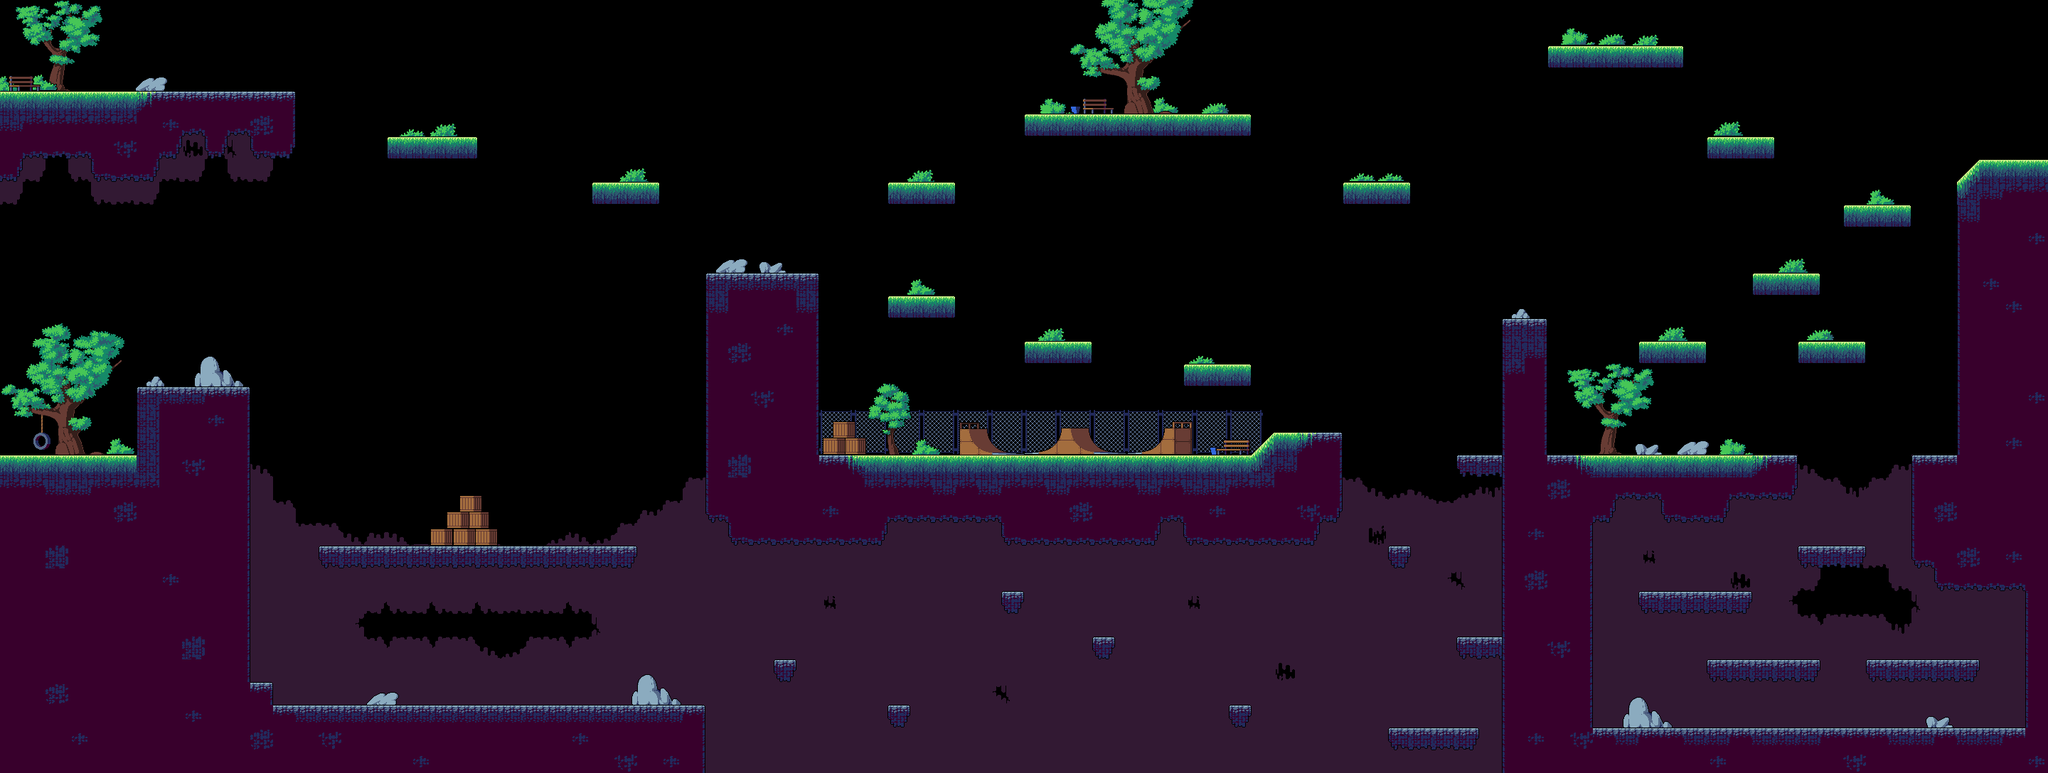

Below is a game level as drawn by its tile map, then a one-line description and the .tmx that defines it (tile-layer data replaced by summaries):
An orthogonal 90x34 tile map with 32x32 px tiles, 2 tile layers (background, Tile Layer 1), 72 image layers and 46 objects.

<map version="1.10" tiledversion="1.10.2" orientation="orthogonal" renderorder="right-down" width="90" height="34" tilewidth="32" tileheight="32" infinite="0" nextlayerid="114" nextobjectid="79">
 <tileset firstgid="1" source="main.tsx" />
 <layer id="3" name="background" width="90" height="34">
  <data>[3060 cells, 1208 non-empty, 18 distinct tile ids]</data>
 </layer>
 <imagelayer id="15" name="fence" offsetx="1152" offsety="576">
  <image source="resources/green-zone-tileset/3 Objects/Fence/6.png" width="48" height="64" />
 </imagelayer>
 <imagelayer id="16" name="Copy of fence" offsetx="1200" offsety="576">
  <image source="resources/green-zone-tileset/3 Objects/Fence/6.png" width="48" height="64" />
 </imagelayer>
 <imagelayer id="17" name="Copy of Copy of fence" offsetx="1248" offsety="576">
  <image source="resources/green-zone-tileset/3 Objects/Fence/6.png" width="48" height="64" />
 </imagelayer>
 <imagelayer id="18" name="Copy of Copy of Copy of fence" offsetx="1296" offsety="576">
  <image source="resources/green-zone-tileset/3 Objects/Fence/6.png" width="48" height="64" />
 </imagelayer>
 <imagelayer id="85" name="Copy of Copy of Copy of Copy of fence" offsetx="1344" offsety="576">
  <image source="resources/green-zone-tileset/3 Objects/Fence/6.png" width="48" height="64" />
 </imagelayer>
 <imagelayer id="86" name="Copy of Copy of Copy of Copy of Copy of fence" offsetx="1392" offsety="576">
  <image source="resources/green-zone-tileset/3 Objects/Fence/6.png" width="48" height="64" />
 </imagelayer>
 <imagelayer id="87" name="Copy of Copy of Copy of Copy of Copy of Copy of fence" offsetx="1440" offsety="576">
  <image source="resources/green-zone-tileset/3 Objects/Fence/6.png" width="48" height="64" />
 </imagelayer>
 <imagelayer id="88" name="Copy of Copy of Copy of Copy of Copy of Copy of Copy of fence" offsetx="1488" offsety="576">
  <image source="resources/green-zone-tileset/3 Objects/Fence/6.png" width="48" height="64" />
 </imagelayer>
 <imagelayer id="89" name="Copy of Copy of Copy of Copy of Copy of Copy of Copy of Copy of fence" offsetx="1536" offsety="576">
  <image source="resources/green-zone-tileset/3 Objects/Fence/6.png" width="48" height="64" />
 </imagelayer>
 <imagelayer id="90" name="Copy of Copy of Copy of Copy of Copy of Copy of Copy of Copy of Copy of fence" offsetx="1584" offsety="576">
  <image source="resources/green-zone-tileset/3 Objects/Fence/6.png" width="48" height="64" />
 </imagelayer>
 <imagelayer id="91" name="Copy of Copy of Copy of Copy of Copy of Copy of Copy of Copy of Copy of Copy of fence" offsetx="1632" offsety="576">
  <image source="resources/green-zone-tileset/3 Objects/Fence/6.png" width="48" height="64" />
 </imagelayer>
 <imagelayer id="92" name="Copy of Copy of Copy of Copy of Copy of Copy of Copy of Copy of Copy of Copy of Copy of fence" offsetx="1680" offsety="576">
  <image source="resources/green-zone-tileset/3 Objects/Fence/6.png" width="48" height="64" />
 </imagelayer>
 <imagelayer id="93" name="Copy of Copy of Copy of Copy of Copy of Copy of Copy of Copy of Copy of Copy of Copy of Copy of fence" offsetx="1728" offsety="576">
  <image source="resources/green-zone-tileset/3 Objects/Fence/6.png" width="48" height="64" />
 </imagelayer>
 <imagelayer id="27" name="ramp" offsetx="1440.67" offsety="601.667">
  <image source="resources/green-zone-tileset/3 Objects/Other/Rapm3.png" width="144" height="39" />
 </imagelayer>
 <imagelayer id="57" name="bush" offsetx="2194.33" offsety="39.6667">
  <image source="resources/green-zone-tileset/3 Objects/Bushes/17.png" width="50" height="25" />
 </imagelayer>
 <imagelayer id="58" name="bush" offsetx="2247" offsety="47.5">
  <image source="resources/green-zone-tileset/3 Objects/Bushes/13.png" width="40" height="17" />
 </imagelayer>
 <imagelayer id="31" name="bush" offsetx="1282.5" offsety="617">
  <image source="resources/green-zone-tileset/3 Objects/Bushes/18.png" width="41" height="24" />
 </imagelayer>
 <imagelayer id="56" name="bush" offsetx="1689.67" offsety="144">
  <image source="resources/green-zone-tileset/3 Objects/Bushes/13.png" width="40" height="17" />
 </imagelayer>
 <imagelayer id="59" name="Copy of bush" offsetx="2294.67" offsety="48">
  <image source="resources/green-zone-tileset/3 Objects/Bushes/19.png" width="43" height="22" />
 </imagelayer>
 <imagelayer id="60" name="Copy of Copy of bush" offsetx="2331.67" offsety="459">
  <image source="resources/green-zone-tileset/3 Objects/Bushes/19.png" width="43" height="22" />
 </imagelayer>
 <imagelayer id="70" name="tree" offsetx="2203" offsety="511.5">
  <image source="resources/green-zone-tileset/3 Objects/Other/Tree2.png" width="124" height="129" />
 </imagelayer>
 <imagelayer id="94" name="Copy of tree" offsetx="21.9394" offsety="-0.439394">
  <image source="resources/green-zone-tileset/3 Objects/Other/Tree2.png" width="124" height="129" />
 </imagelayer>
 <imagelayer id="46" name="bush" offsetx="561.333" offsety="181.667">
  <image source="resources/green-zone-tileset/3 Objects/Bushes/15.png" width="38" height="13" />
 </imagelayer>
 <imagelayer id="66" name="Copy of bush" offsetx="1671.83" offsety="500.167">
  <image source="resources/green-zone-tileset/3 Objects/Bushes/15.png" width="38" height="13" />
 </imagelayer>
 <imagelayer id="67" name="Copy of Copy of bush" offsetx="1275.33" offsety="392.167">
  <image source="resources/green-zone-tileset/3 Objects/Bushes/18.png" width="41" height="24" />
 </imagelayer>
 <imagelayer id="68" name="Copy of Copy of Copy of bush" offsetx="2624" offsety="266.167">
  <image source="resources/green-zone-tileset/3 Objects/Bushes/18.png" width="41" height="24" />
 </imagelayer>
 <imagelayer id="69" name="Copy of Copy of Copy of Copy of bush" offsetx="2540" offsety="463.5">
  <image source="resources/green-zone-tileset/3 Objects/Bushes/13.png" width="40" height="17" />
 </imagelayer>
 <imagelayer id="61" name="Copy of bush" offsetx="1897.33" offsety="243.667">
  <image source="resources/green-zone-tileset/3 Objects/Bushes/15.png" width="38" height="13" />
 </imagelayer>
 <imagelayer id="62" name="Copy of Copy of bush" offsetx="1937.33" offsety="243.667">
  <image source="resources/green-zone-tileset/3 Objects/Bushes/15.png" width="38" height="13" />
 </imagelayer>
 <imagelayer id="54" name="garbage" offsetx="1505" offsety="148.5">
  <image source="resources/green-zone-tileset/3 Objects/Other/Garbage_Can1.png" width="15" height="13" />
 </imagelayer>
 <imagelayer id="55" name="Copy of garbage" offsetx="1701.25" offsety="628.25">
  <image source="resources/green-zone-tileset/3 Objects/Other/Garbage_Can1.png" width="15" height="13" />
 </imagelayer>
 <imagelayer id="47" name="bush" offsetx="870" offsety="236">
  <image source="resources/green-zone-tileset/3 Objects/Bushes/19.png" width="43" height="22" />
 </imagelayer>
 <imagelayer id="63" name="Copy of bush" offsetx="2500" offsety="363">
  <image source="resources/green-zone-tileset/3 Objects/Bushes/19.png" width="43" height="22" />
 </imagelayer>
 <imagelayer id="48" name="Copy of bush" offsetx="603" offsety="173">
  <image source="resources/green-zone-tileset/3 Objects/Bushes/19.png" width="43" height="22" />
 </imagelayer>
 <imagelayer id="49" name="Copy of Copy of bush" offsetx="1274" offsety="238.5">
  <image source="resources/green-zone-tileset/3 Objects/Bushes/19.png" width="43" height="22" />
 </imagelayer>
 <imagelayer id="78" name="box" offsetx="605.5" offsety="743.5">
  <image source="resources/green-zone-tileset/3 Objects/Other/Box.png" width="32" height="25" />
 </imagelayer>
 <imagelayer id="64" name="Copy of Copy of Copy of bush" offsetx="2409" offsety="170.5">
  <image source="resources/green-zone-tileset/3 Objects/Bushes/19.png" width="43" height="22" />
 </imagelayer>
 <imagelayer id="65" name="Copy of Copy of Copy of Copy of bush" offsetx="1458" offsety="461.5">
  <image source="resources/green-zone-tileset/3 Objects/Bushes/19.png" width="43" height="22" />
 </imagelayer>
 <imagelayer id="83" name="Copy of Copy of Copy of Copy of Copy of box" offsetx="646.917" offsety="696.583">
  <image source="resources/green-zone-tileset/3 Objects/Other/Box.png" width="32" height="25" />
 </imagelayer>
 <imagelayer id="82" name="Copy of Copy of Copy of Copy of box" offsetx="656.167" offsety="719.833">
  <image source="resources/green-zone-tileset/3 Objects/Other/Box.png" width="32" height="25" />
 </imagelayer>
 <imagelayer id="81" name="Copy of Copy of Copy of box" offsetx="628.167" offsety="719.833">
  <image source="resources/green-zone-tileset/3 Objects/Other/Box.png" width="32" height="25" />
 </imagelayer>
 <imagelayer id="80" name="Copy of Copy of box" offsetx="668.833" offsety="743.5">
  <image source="resources/green-zone-tileset/3 Objects/Other/Box.png" width="32" height="25" />
 </imagelayer>
 <imagelayer id="79" name="Copy of box" offsetx="637.167" offsety="743.5">
  <image source="resources/green-zone-tileset/3 Objects/Other/Box.png" width="32" height="25" />
 </imagelayer>
 <imagelayer id="53" name="bench" offsetx="1522" offsety="138.5">
  <image source="resources/green-zone-tileset/3 Objects/Benches/1.png" width="45" height="22" />
 </imagelayer>
 <imagelayer id="52" name="Copy of bush" offsetx="1617.75" offsety="136.25">
  <image source="resources/green-zone-tileset/3 Objects/Bushes/18.png" width="41" height="24" />
 </imagelayer>
 <imagelayer id="50" name="bush" offsetx="1460.67" offsety="138.667">
  <image source="resources/green-zone-tileset/3 Objects/Bushes/17.png" width="50" height="25" />
 </imagelayer>
 <imagelayer id="51" name="tree" offsetx="1504" offsety="-25.5">
  <image source="resources/green-zone-tileset/3 Objects/Other/Tree3.png" width="175" height="190" />
 </imagelayer>
 <imagelayer id="36" name="Copy of bush" offsetx="149" offsety="616.5">
  <image source="resources/green-zone-tileset/3 Objects/Bushes/18.png" width="41" height="24" />
 </imagelayer>
 <imagelayer id="96" name="Copy of Copy of bush" offsetx="-11.947" offsety="106.076">
  <image source="resources/green-zone-tileset/3 Objects/Bushes/18.png" width="41" height="24" />
 </imagelayer>
 <imagelayer id="97" name="Copy of Copy of Copy of bush" offsetx="40.053" offsety="104.576">
  <image source="resources/green-zone-tileset/3 Objects/Bushes/18.png" width="41" height="24" />
 </imagelayer>
 <imagelayer id="71" name="stone" offsetx="2299" offsety="624.333">
  <image source="resources/green-zone-tileset/3 Objects/Stones/4.png" width="39" height="17" />
 </imagelayer>
 <imagelayer id="72" name="Copy of stone" offsetx="2358.33" offsety="620.333">
  <image source="resources/green-zone-tileset/3 Objects/Stones/5.png" width="46" height="22" />
 </imagelayer>
 <imagelayer id="98" name="Copy of Copy of stone" offsetx="190.83" offsety="108.333">
  <image source="resources/green-zone-tileset/3 Objects/Stones/5.png" width="46" height="22" />
 </imagelayer>
 <imagelayer id="73" name="bush" offsetx="2416.33" offsety="617">
  <image source="resources/green-zone-tileset/3 Objects/Bushes/17.png" width="50" height="25" />
 </imagelayer>
 <imagelayer id="34" name="Copy of Copy of box" offsetx="1186.83" offsety="615.083">
  <image source="resources/green-zone-tileset/3 Objects/Other/Box.png" width="32" height="25" />
 </imagelayer>
 <imagelayer id="35" name="bench" offsetx="1710.75" offsety="618.75">
  <image source="resources/green-zone-tileset/3 Objects/Benches/2.png" width="48" height="22" />
 </imagelayer>
 <imagelayer id="95" name="Copy of bench" offsetx="12" offsety="106.667">
  <image source="resources/green-zone-tileset/3 Objects/Benches/1.png" width="45" height="22" />
 </imagelayer>
 <imagelayer id="32" name="box" offsetx="1157.58" offsety="615.333">
  <image source="resources/green-zone-tileset/3 Objects/Other/Box.png" width="32" height="25" />
 </imagelayer>
 <imagelayer id="33" name="Copy of box" offsetx="1171.08" offsety="592.083">
  <image source="resources/green-zone-tileset/3 Objects/Other/Box.png" width="32" height="25" />
 </imagelayer>
 <imagelayer id="28" name="ramp" offsetx="1349.51" offsety="593.432">
  <image source="resources/green-zone-tileset/3 Objects/Other/Ramp1.png" width="92" height="48" />
 </imagelayer>
 <imagelayer id="29" name="ramp" offsetx="1585" offsety="592.667">
  <image source="resources/green-zone-tileset/3 Objects/Other/Ramp2.png" width="92" height="48" />
 </imagelayer>
 <imagelayer id="30" name="tree" offsetx="1220.15" offsety="539.394">
  <image source="resources/green-zone-tileset/3 Objects/Other/Tree1.png" width="62" height="103" />
 </imagelayer>
 <imagelayer id="7" name="stone" offsetx="205.917" offsety="529.833">
  <image source="resources/green-zone-tileset/3 Objects/Stones/3.png" width="27" height="16" />
 </imagelayer>
 <imagelayer id="37" name="Copy of stone" offsetx="2125.92" offsety="434.333">
  <image source="resources/green-zone-tileset/3 Objects/Stones/3.png" width="27" height="16" />
 </imagelayer>
 <imagelayer id="5" name="tree" offsetx="1.83333" offsety="454.667">
  <image source="resources/green-zone-tileset/3 Objects/Other/Tree4.png" width="175" height="190" />
 </imagelayer>
 <imagelayer id="6" name="stone" offsetx="273.5" offsety="501.25">
  <image source="resources/green-zone-tileset/3 Objects/Stones/6.png" width="70" height="44" />
 </imagelayer>
 <imagelayer id="74" name="Copy of stone" offsetx="2282.17" offsety="981.917">
  <image source="resources/green-zone-tileset/3 Objects/Stones/6.png" width="70" height="44" />
 </imagelayer>
 <imagelayer id="76" name="Copy of Copy of stone" offsetx="888.167" offsety="949.25">
  <image source="resources/green-zone-tileset/3 Objects/Stones/6.png" width="70" height="44" />
 </imagelayer>
 <imagelayer id="77" name="Copy of Copy of Copy of stone" offsetx="515.167" offsety="974.25">
  <image source="resources/green-zone-tileset/3 Objects/Stones/5.png" width="46" height="22" />
 </imagelayer>
 <imagelayer id="75" name="Copy of Copy of stone" offsetx="2708.83" offsety="1008.25">
  <image source="resources/green-zone-tileset/3 Objects/Stones/4.png" width="39" height="17" />
 </imagelayer>
 <imagelayer id="38" name="Copy of stone" offsetx="1006.17" offsety="364.917">
  <image source="resources/green-zone-tileset/3 Objects/Stones/5.png" width="46" height="22" />
 </imagelayer>
 <imagelayer id="39" name="Copy of Copy of stone" offsetx="1067.5" offsety="368.583">
  <image source="resources/green-zone-tileset/3 Objects/Stones/4.png" width="39" height="17" />
 </imagelayer>
 <group id="104" name="enemies">
  <objectgroup id="113" name="monster">
   <properties>
    <property name="type" value="monster" />
   </properties>
   <object id="77" x="384" y="928" width="608" height="64">
    <properties>
     <property name="class" value="travelArea" />
    </properties>
   </object>
   <object id="78" x="928" y="928" width="64" height="64">
    <properties>
     <property name="class" value="spawnPoint" />
    </properties>
   </object>
  </objectgroup>
  <objectgroup id="112" name="monster">
   <properties>
    <property name="type" value="monster" />
   </properties>
   <object id="75" x="1440" y="96" width="320" height="64">
    <properties>
     <property name="class" value="travelArea" />
    </properties>
   </object>
   <object id="76" x="1440" y="96" width="64" height="64">
    <properties>
     <property name="class" value="spawnPoint" />
    </properties>
   </object>
  </objectgroup>
  <objectgroup id="111" name="bat">
   <properties>
    <property name="type" value="bat" />
   </properties>
   <object id="73" x="0" y="64" width="416" height="64">
    <properties>
     <property name="class" value="travelArea" />
    </properties>
   </object>
   <object id="74" x="0" y="64" width="64" height="64">
    <properties>
     <property name="class" value="spawnPoint" />
    </properties>
   </object>
  </objectgroup>
  <objectgroup id="110" name="boss">
   <properties>
    <property name="type" value="boss" />
   </properties>
   <object id="70" x="1152" y="576" width="608" height="64">
    <properties>
     <property name="class" value="travelArea" />
    </properties>
   </object>
   <object id="71" x="1152" y="576" width="64" height="64">
    <properties>
     <property name="class" value="spawnPoint" />
    </properties>
   </object>
  </objectgroup>
  <objectgroup id="109" name="bat">
   <properties>
    <property name="type" value="bat" />
   </properties>
   <object id="68" x="2240" y="960" width="608" height="64">
    <properties>
     <property name="class" value="travelArea" />
    </properties>
   </object>
   <object id="69" x="2784" y="960" width="64" height="64">
    <properties>
     <property name="class" value="spawnPoint" />
    </properties>
   </object>
  </objectgroup>
 </group>
 <layer id="1" name="Tile Layer 1" width="90" height="34">
  <data>[3060 cells, 741 non-empty, 37 distinct tile ids]</data>
 </layer>
 <group id="2" name="default">
  <objectgroup id="106" name="deathZones">
   <object id="62" x="0" y="1180" width="2880" height="96" />
  </objectgroup>
  <objectgroup id="102" name="obstacles" />
  <objectgroup id="100" name="portals">
   <object id="50" x="2784" y="128" width="96" height="96">
    <properties>
     <property name="destination" value="safe" />
     <property name="isEnabled" value="true" />
     <property name="type" value="first" />
    </properties>
   </object>
   <object id="52" x="32" y="544" width="96" height="96">
    <properties>
     <property name="destination" value="safe" />
     <property name="isEnabled" value="false" />
     <property name="type" value="first" />
    </properties>
   </object>
  </objectgroup>
  <objectgroup id="101" name="playerSpawns">
   <object id="53" x="64" y="608" width="32" height="32">
    <properties>
     <property name="fromLevel" value="safe" />
    </properties>
   </object>
  </objectgroup>
  <objectgroup id="84" name="colliders">
   <object id="5" x="2880" y="224">
    <polygon points="0,0 -96,0 -128,32 -128,416 -192,416 -192,576 -160,576 -160,608 -32,608 -32,800 -640,800 -640,512 -608,512 -608,480 -544,480 -544,512 -448,512 -448,480 -352,480 -352,416 -704,416 -704,224 -768,224 -768,416 -832,416 -832,448 -768,448 -768,672 -832,672 -832,704 -768,704 -768,864 0,864" />
   </object>
   <object id="9" x="2400" y="928" width="160" height="32" />
   <object id="10" x="2624" y="928" width="160" height="32" />
   <object id="14" x="2528" y="480" width="96" height="32" />
   <object id="15" x="2464" y="384" width="96" height="32" />
   <object id="16" x="2304" y="480" width="96" height="32" />
   <object id="17" x="2592" y="288" width="96" height="32" />
   <object id="18" x="2400" y="192" width="96" height="32" />
   <object id="19" x="2176" y="64" width="192" height="32" />
   <object id="20" x="1888" y="256" width="96" height="32" />
   <object id="21" x="1440" y="160" width="320" height="32" />
   <object id="22" x="1248" y="256" width="96" height="32" />
   <object id="23" x="832" y="256" width="96" height="32" />
   <object id="24" x="544" y="192" width="128" height="32" />
   <object id="26" x="448" y="768" width="448" height="32" />
   <object id="27" x="1088" y="928" width="32" height="32" />
   <object id="28" x="1248" y="992" width="32" height="32" />
   <object id="29" x="1408" y="832" width="32" height="32" />
   <object id="30" x="1536" y="896" width="32" height="32" />
   <object id="31" x="1728" y="992" width="32" height="32" />
   <object id="32" x="1952" y="1024" width="128" height="32" />
   <object id="33" x="1952" y="768" width="32" height="32" />
   <object id="34" x="992" y="384">
    <polygon points="0,0 0,352 32,352 32,384 256,384 256,352 416,352 416,384 640,384 640,352 672,352 672,384 864,384 864,352 896,352 896,224 800,224 768,256 160,256 160,0" />
   </object>
   </objectgroup>
 </group>
</map>
<!-- 9 of 46 objects omitted -->
